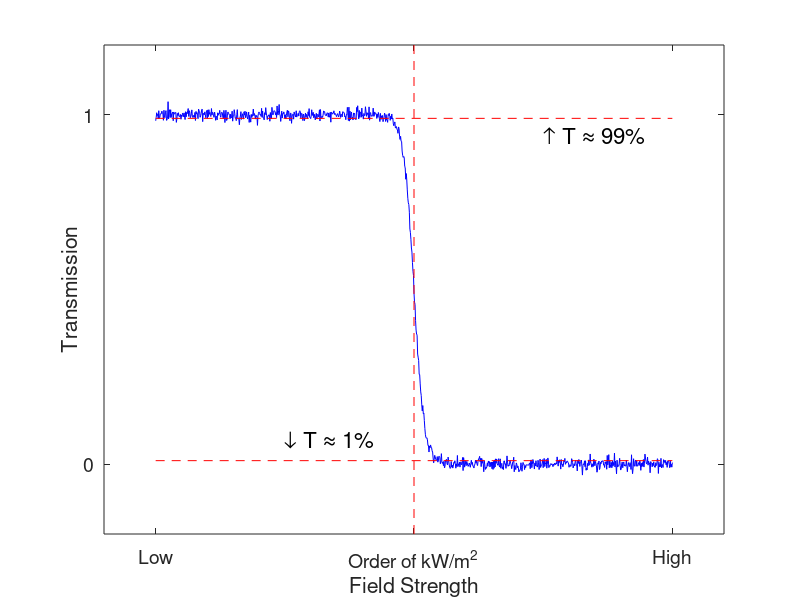

This figure's MATLAB source:
x = -5:0.01:5;
y = randn(size(x));
plot(x,(-tanh(5*x)+y/50)/2 + 0.5,'b',[-5 5], [0.99 0.99],'r--',[-5 5], [0.01 0.01],'r--',[0 0],[-0.2 1.2],'r--')
set(gca,'XTick',[-5 0 5])
set(gca,'XTickLabel',{'Low','Order of kW/m^2','High'})
set(gca,'YTick',[0 1])
%set(gca,'XTickLabel',{'Low','Order of kW/m^2','High'})
ylabel('Transmission')
xlabel('Field Strength')
text(2.5,0.94,'\uparrow T \approx 99%','FontSize',16)
text(-2.5,0.07,'\downarrow T \approx 1%','FontSize',16)
set(gca,'fontsize',14)